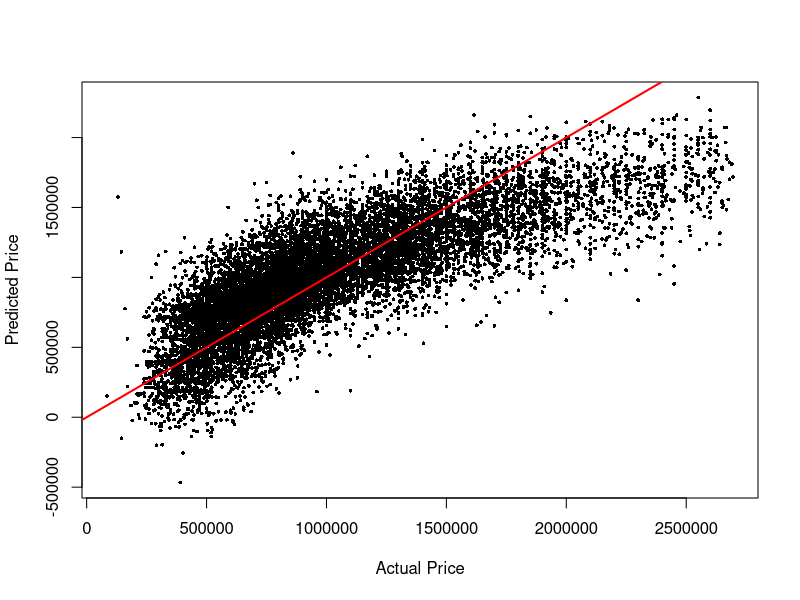
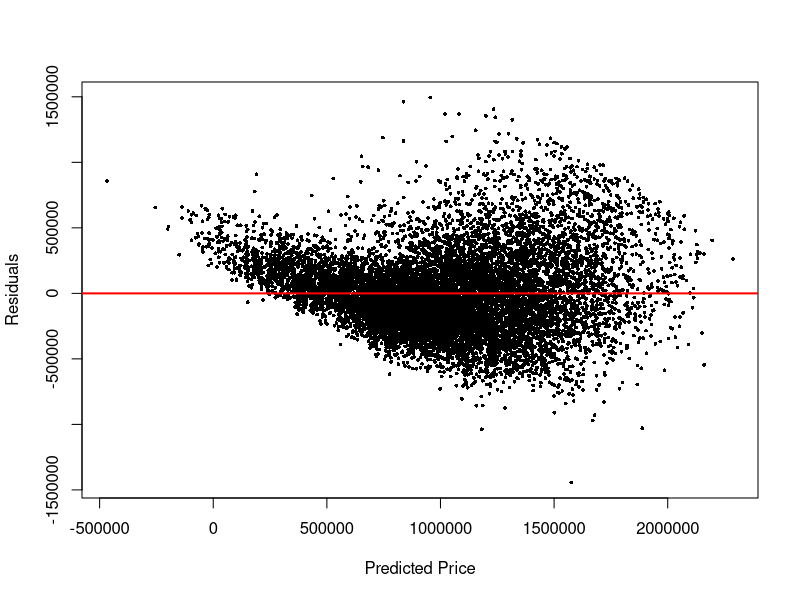
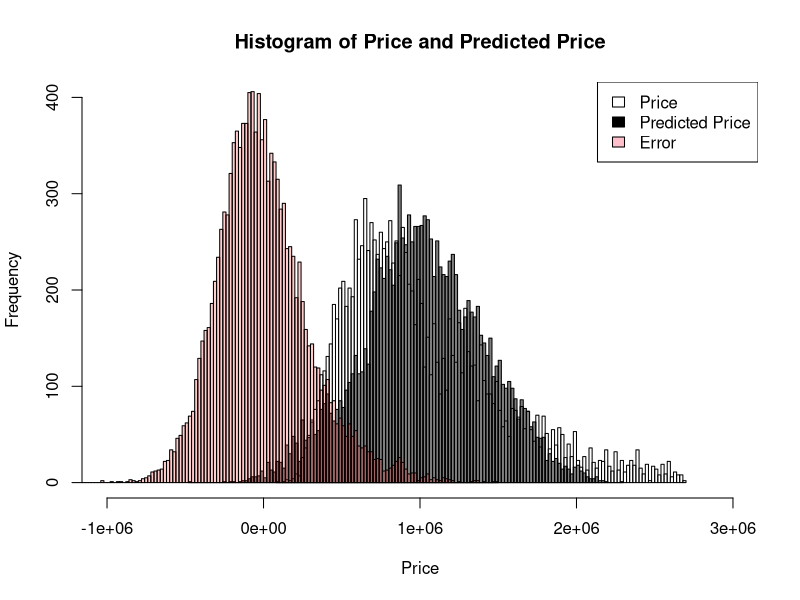

The R script that drew these images, in order:
install.packages("ggplot2")
library(ggplot2)

houses <- read.csv("melb_data_cleaned.csv")

run_linear_regression <- function(data, target, predictors, test_size = 0.2, seed = NULL) {
  # Split data into training and testing sets
  if (!is.null(seed)) {
    set.seed(seed)
  }
  train_index <- sample(1:nrow(data), (1 - test_size) * nrow(data))  # (1 - test_size)% for training
  train_data <- data[train_index, ]
  test_data <- data[-train_index, ]
  
  # Fit linear regression model
  formula <- as.formula(paste(target, "~", paste(predictors, collapse = " + ")))
  model <- lm(formula, data = train_data)
  
  # Summary of the regression model
  print(summary(model))
  
  # Make predictions on the testing set
  predictions <- predict(model, newdata = test_data)
  
  # Evaluate model performance
  # Calculate RMSE
  rmse <- sqrt(mean((test_data[[target]] - predictions)^2))
  cat("Root Mean Squared Error (RMSE):", rmse, "\n")
  
  # Calculate MAE
  mae <- mean(abs(test_data[[target]] - predictions))
  cat("Mean Absolute Error (MAE):", mae, "\n")
  
  return(list(model = model, rmse = rmse, mae = mae))
}


# ------------------------------------------------------------------------------
# - Price Regression (using numerical attributes only)
# ------------------------------------------------------------------------------

result <- run_linear_regression(
  data = houses, 
  target = "Price", 
  predictors = c("Rooms", "Bedroom2", "Bathroom", "Car", "Landsize", "Distance"), 
  test_size = 0.2, 
  seed = 123
)

# ------------------------------------------------------------------------------
# - Price Regression (with house type)
# ------------------------------------------------------------------------------

one_hot_encoded <- model.matrix(~ Type - 1, data = houses)
one_hot_encoded_df <- as.data.frame(one_hot_encoded)
colnames(one_hot_encoded_df) <- gsub("Type", "", colnames(one_hot_encoded_df))
houses <- cbind(houses, one_hot_encoded_df)
houses <- subset(houses, select = -Type)

result <- run_linear_regression(
  data = houses, 
  target = "Price", 
  predictors = c("Rooms", "Bedroom2", "Bathroom", "Car", "Landsize", "Distance", "h", "t", "u"), 
  test_size = 0.2, 
  seed = 123
)

# ------------------------------------------------------------------------------
# - Price Regression (with house type and region name)
# ------------------------------------------------------------------------------

one_hot_encoded <- model.matrix(~ Regionname - 1, data = houses)
one_hot_encoded_df <- as.data.frame(one_hot_encoded)
colnames(one_hot_encoded_df) <- gsub("Regionname", "", colnames(one_hot_encoded_df))
colnames(one_hot_encoded_df) <- gsub("South-Eastern Metropolitan", "SEMetropolitan", colnames(one_hot_encoded_df))
colnames(one_hot_encoded_df) <- gsub("Eastern Metropolitan", "EMetropolitan", colnames(one_hot_encoded_df))
colnames(one_hot_encoded_df) <- gsub("Eastern Victoria", "EVictoria", colnames(one_hot_encoded_df))
colnames(one_hot_encoded_df) <- gsub("Northern Metropolitan", "NMetropolitan", colnames(one_hot_encoded_df))
colnames(one_hot_encoded_df) <- gsub("Northern Victoria", "NVictoria", colnames(one_hot_encoded_df))
colnames(one_hot_encoded_df) <- gsub("Southern Metropolitan", "SMetropolitan", colnames(one_hot_encoded_df))
colnames(one_hot_encoded_df) <- gsub("Western Metropolitan", "WMetropolitan", colnames(one_hot_encoded_df))

houses <- cbind(houses, one_hot_encoded_df)
houses <- subset(houses, select = -Regionname)

result <- run_linear_regression(
  data = houses, 
  target = "Price", 
  predictors = c("Rooms", "Bedroom2", "Bathroom", "Car", "Landsize", 
                 "Distance", "h", "t", "u", "EMetropolitan", 
                 "EVictoria", "NMetropolitan", "NVictoria", "SEMetropolitan", 
                 "SMetropolitan", "WMetropolitan"), 
  test_size = 0.2, 
  seed = 123
)

# ------------------------------------------------------------------------------
# - Visualizing The Model
# ------------------------------------------------------------------------------

# Make predictions on the entire dataset
houses$Predicted_Price <- predict(result$model, newdata = houses)


# Scatterplot of Predicted vs. Actual Prices with perfect fit line
plot(
  houses$Price, houses$Predicted_Price, 
  xlab = "Actual Price", ylab = "Predicted Price",
  pch = 16, lwd = 2, cex = 0.5
)
abline(0, 1, col = "red", lwd = 2)

# --------------------------------------------------------------------

# Residual Plot
residuals <- houses$Price - houses$Predicted_Price
plot(
  houses$Predicted_Price, residuals, 
  xlab = "Predicted Price", ylab = "Residuals",
  pch = 16, lwd = 2, cex = 0.5
)
# Horizontal line at y = 0 resembling a perfect model.
abline(h = 0, col = "red", lwd = 2)

# --------------------------------------------------------------------

# distribution of Price and Predicted Price
hist(
  houses$Price, 
  col = rgb(1, 1, 1, alpha = 0.5), breaks = 100,
  xlab = "Price", main = "Histogram of Price and Predicted Price",
  xlim = c(-1000000, 3000000), ylim = c(0, 400)
)
hist(houses$Predicted_Price, col = rgb(0, 0, 0, alpha = 0.5), breaks = 100, add = TRUE)
hist(residuals, col = rgb(1, 0, 0, alpha = 0.2), breaks = 200, add = TRUE)

legend("topright", legend = c("Price", "Predicted Price", "Error"), fill = c("white", "black", "pink"))

